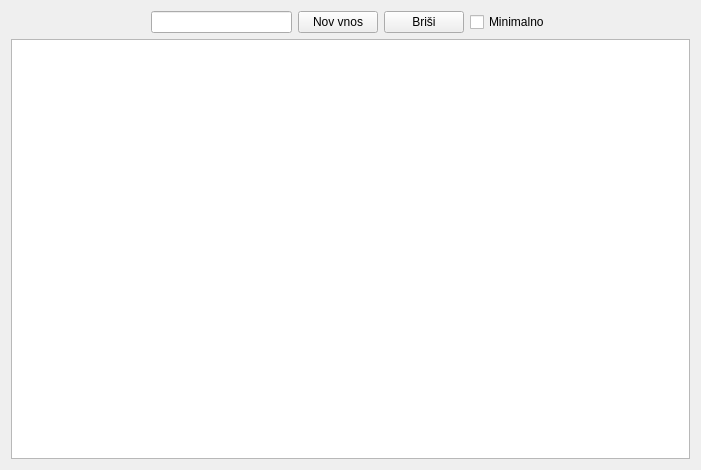
<?xml version="1.0" encoding="UTF-8"?>
<ui version="4.0">
 <class>wid_potovanja</class>
 <widget class="QWidget" name="wid_potovanja">
  <property name="windowModality">
   <enum>Qt::ApplicationModal</enum>
  </property>
  <property name="geometry">
   <rect>
    <x>0</x>
    <y>0</y>
    <width>701</width>
    <height>470</height>
   </rect>
  </property>
  <property name="windowTitle">
   <string>Form</string>
  </property>
  <layout class="QGridLayout" name="gridLayout">
   <item row="0" column="0">
    <layout class="QHBoxLayout" name="horizontalLayout">
     <item>
      <spacer name="horizontalSpacer">
       <property name="orientation">
        <enum>Qt::Horizontal</enum>
       </property>
       <property name="sizeHint" stdset="0">
        <size>
         <width>40</width>
         <height>20</height>
        </size>
       </property>
      </spacer>
     </item>
     <item>
      <widget class="QLineEdit" name="txt_stnaloga"/>
     </item>
     <item>
      <widget class="QPushButton" name="btn_nov">
       <property name="text">
        <string>Nov vnos</string>
       </property>
      </widget>
     </item>
     <item>
      <widget class="QPushButton" name="btn_brisi">
       <property name="text">
        <string>Briši</string>
       </property>
      </widget>
     </item>
     <item>
      <widget class="QCheckBox" name="btn_min">
       <property name="text">
        <string>Minimalno</string>
       </property>
      </widget>
     </item>
     <item>
      <spacer name="horizontalSpacer_2">
       <property name="orientation">
        <enum>Qt::Horizontal</enum>
       </property>
       <property name="sizeHint" stdset="0">
        <size>
         <width>40</width>
         <height>20</height>
        </size>
       </property>
      </spacer>
     </item>
    </layout>
   </item>
   <item row="1" column="0">
    <widget class="QTableWidget" name="tbl_potovanja">
     <property name="editTriggers">
      <set>QAbstractItemView::NoEditTriggers</set>
     </property>
     <property name="selectionMode">
      <enum>QAbstractItemView::SingleSelection</enum>
     </property>
     <property name="selectionBehavior">
      <enum>QAbstractItemView::SelectRows</enum>
     </property>
    </widget>
   </item>
  </layout>
 </widget>
 <resources/>
 <connections/>
</ui>
